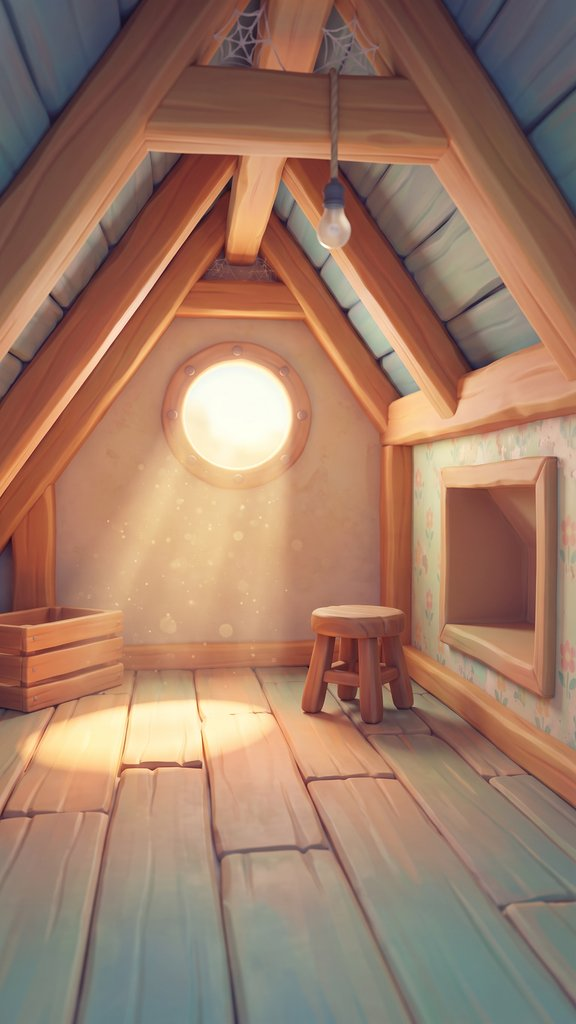
#> input picture memory-match/art/backdrops/cozy-attic.jpeg, 576 x 1024 px
$ python grid_overlay.py ../backdrops/cozy-attic.jpeg --outdir out
#> lines starting #> are read from the running program, lines starting #| are printed output that depends on the picture
#!/usr/bin/env python3
"""Overlay a percentage grid on a hall backdrop, to measure painted surfaces.

    python3 grid_overlay.py ../backdrops/*.jpeg --outdir /tmp/grids

Horizontal lines are labelled in **% of picture height from the BOTTOM**, which is
the convention everything else uses: `bottom` in a placed slot, and the height a
scene layer's object may be painted at. Vertical lines are % of width from the
left, matching `left`.

The **magenta line is the iPad crop ceiling**. The hall scene box is `flex: 1` and
the backdrop is `object-fit: cover` anchored bottom, so the visible fraction of the
picture is exactly `backdropAspect / sceneAspect` (see `syncBackdropBox()` in
home-room.js). At the standard 0.5625 backdrop that is ~87% on a phone but only
~62% on an iPad — so anything whose top crosses ~60% is cut off on a tablet.

For a placed item that ceiling applies to `bottom + h`, and it can be fixed by
nudging in the editor. For a `kind: 'layer'` item it applies to where the object
was *painted*, and the only fix is regenerating the art — so measure first. See
../SCENE-LAYERS-PLAN.md.
"""

import argparse
import os

from PIL import Image, ImageDraw

CEILING_PCT = 60
GRID = (0, 255, 255, 140)
GRID_FAINT = (0, 255, 255, 70)
CEILING = (255, 0, 255, 255)


def annotate(path, outdir, ceiling):
#> called with path = '../backdrops/cozy-attic.jpeg', outdir = 'out', ceiling = 60
    im = Image.open(path).convert("RGB")
#> im is the input picture: PIL image 576x1024 RGB; mean R, G, B 158.7, 123.1, 102.7
    w, h = im.size
#> w = 576; h = 1024
    d = ImageDraw.Draw(im, "RGBA")
    for pct in range(10, 101, 10):
        y = h - int(pct / 100 * h)
        hit = pct == ceiling
        d.line([(0, y), (w, y)], fill=CEILING if hit else GRID, width=3 if hit else 1)
        d.text((6, y + 2), str(pct), fill=CEILING if hit else GRID)
    if ceiling % 10:
        y = h - int(ceiling / 100 * h)
        d.line([(0, y), (w, y)], fill=CEILING, width=3)
        d.text((6, y + 2), str(ceiling), fill=CEILING)
    for pct in range(10, 100, 10):
        x = int(pct / 100 * w)
        d.line([(x, 0), (x, h)], fill=GRID_FAINT, width=1)
        d.text((x + 2, h - 16), str(pct), fill=GRID_FAINT)

    os.makedirs(outdir, exist_ok=True)
    name = os.path.splitext(os.path.basename(path))[0] + ".grid.png"
    dest = os.path.join(outdir, name)
    im.save(dest)
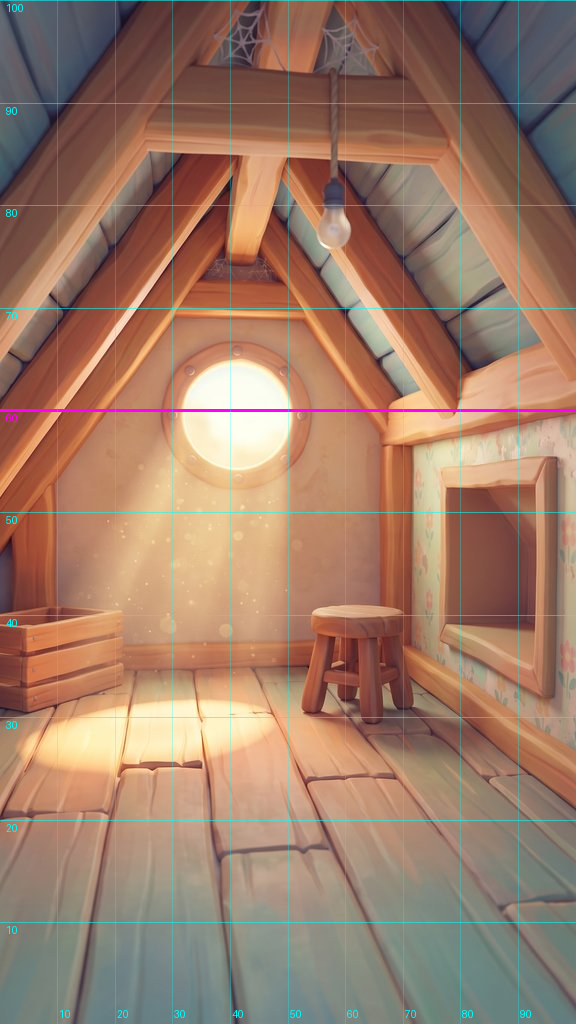
#> saved as cozy-attic.grid.png: PIL image 576x1024 RGB; mean R, G, B 157.3, 124, 104.7
    print("%-24s %dx%d aspect %.4f -> %s" % (os.path.basename(path), w, h, w / h, dest))
#| cozy-attic.jpeg          576x1024 aspect 0.5625 -> out/cozy-attic.grid.png


def main():
    ap = argparse.ArgumentParser(description=__doc__,
                                 formatter_class=argparse.RawDescriptionHelpFormatter)
    ap.add_argument("inputs", nargs="+")
    ap.add_argument("--outdir", required=True)
    ap.add_argument("--ceiling", type=int, default=CEILING_PCT,
                    help="percent from bottom to draw in magenta (default: %(default)s)")
    args = ap.parse_args()
    for p in args.inputs:
        annotate(p, args.outdir, args.ceiling)


if __name__ == "__main__":
    main()

$ run again, on memory-match/art/backdrops/gameroom.jpeg
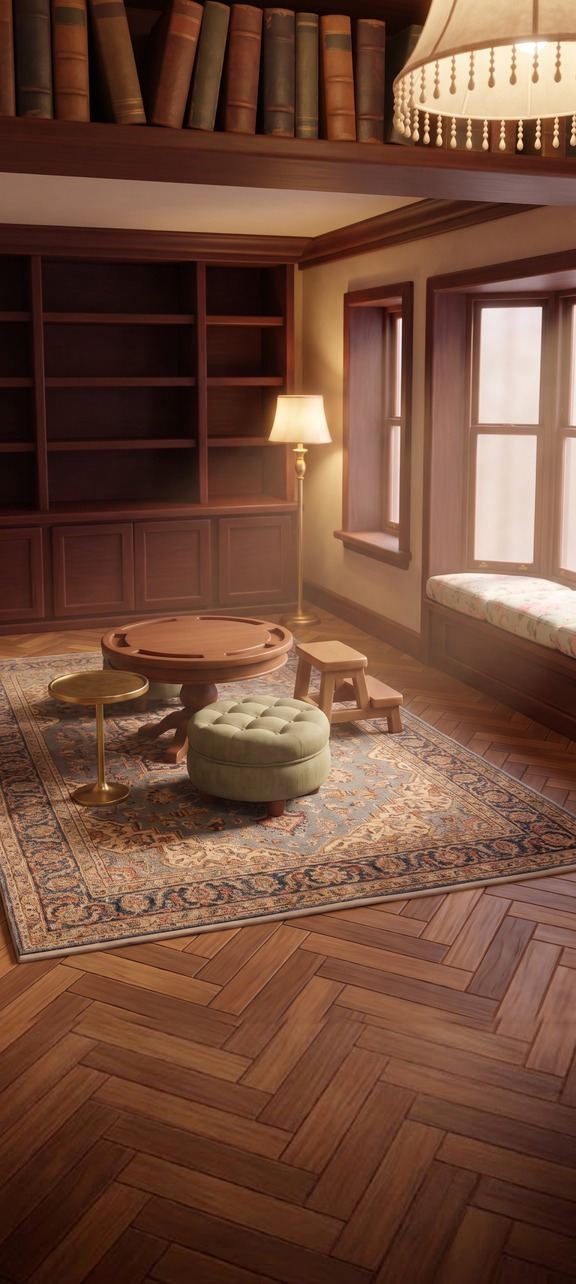
#> input picture memory-match/art/backdrops/gameroom.jpeg, 576 x 1284 px
#> in annotate, im is the input picture: PIL image 576x1284 RGB; mean R, G, B 113.8, 76.3, 58.2
#> in annotate, `im.save(dest)`:
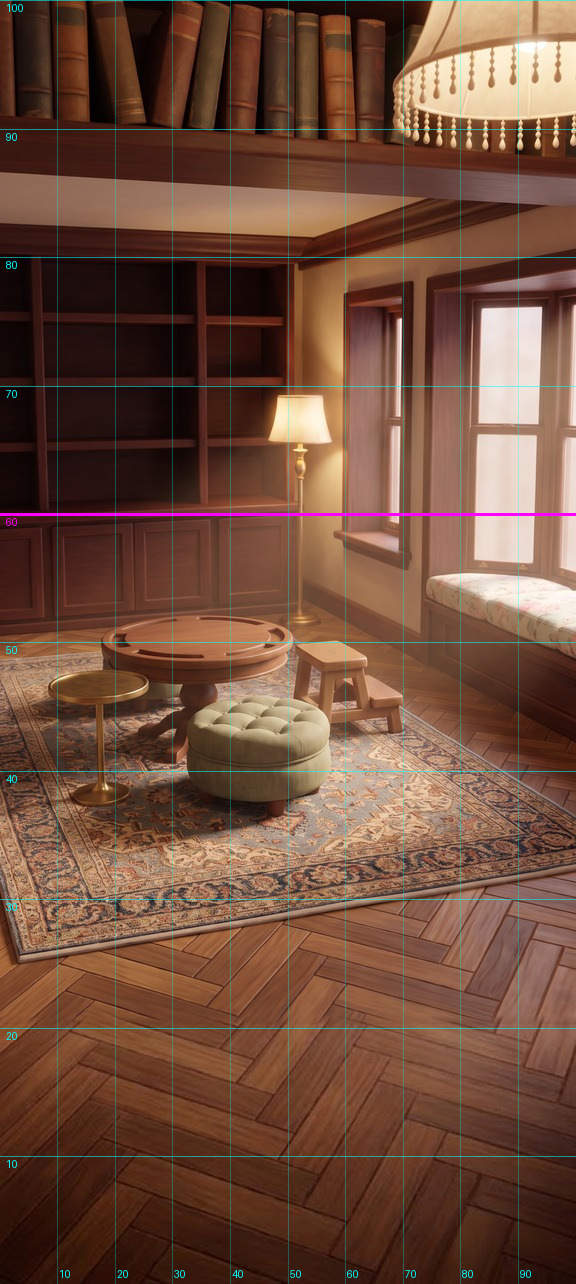
#> saved as gameroom.grid.png: PIL image 576x1284 RGB; mean R, G, B 113.1, 77.7, 60.4
#| gameroom.jpeg            576x1284 aspect 0.4486 -> out/gameroom.grid.png

$ run again, on memory-match/art/backdrops/greenhouse.jpeg
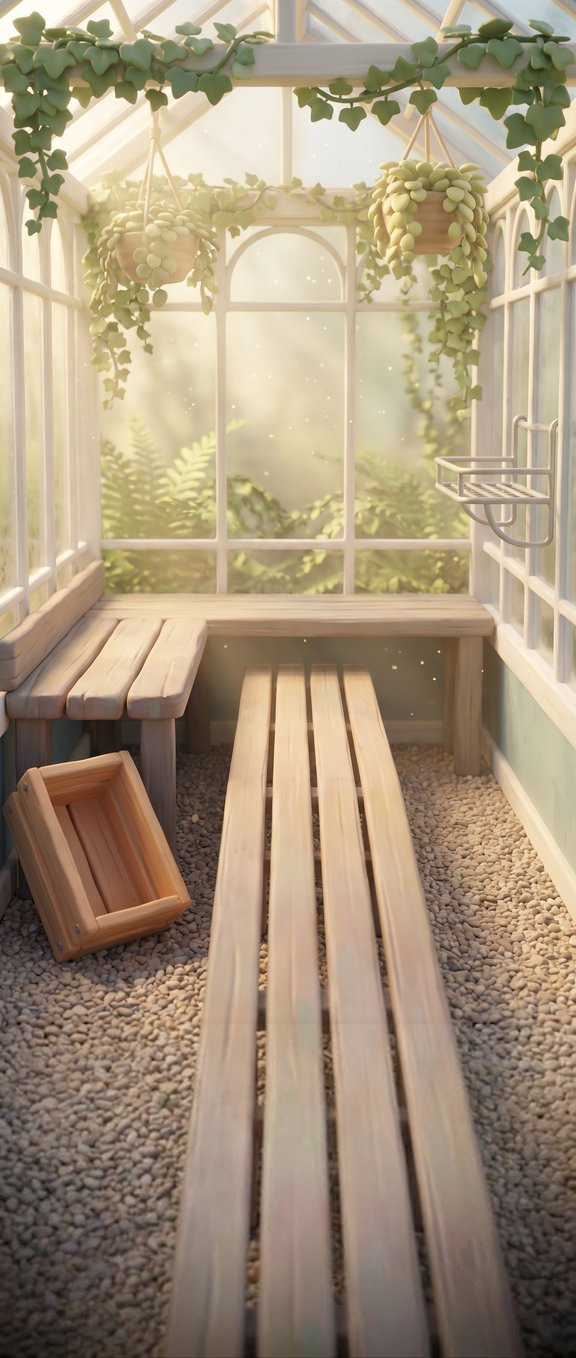
#> input picture memory-match/art/backdrops/greenhouse.jpeg, 576 x 1358 px
#> in annotate, im is the input picture: PIL image 576x1358 RGB; mean R, G, B 166.2, 148.9, 124.4
#> in annotate, `im.save(dest)`:
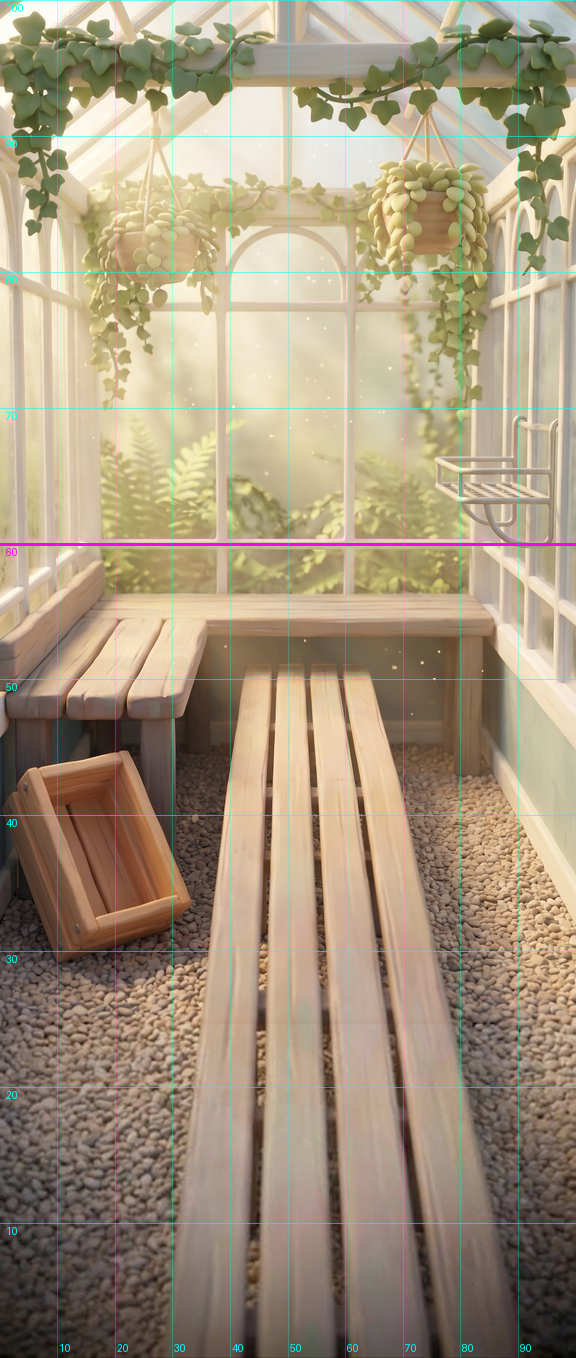
#> saved as greenhouse.grid.png: PIL image 576x1358 RGB; mean R, G, B 164.8, 149.4, 125.7
#| greenhouse.jpeg          576x1358 aspect 0.4242 -> out/greenhouse.grid.png

$ run again, on memory-match/art/backdrops/kitchen.jpeg
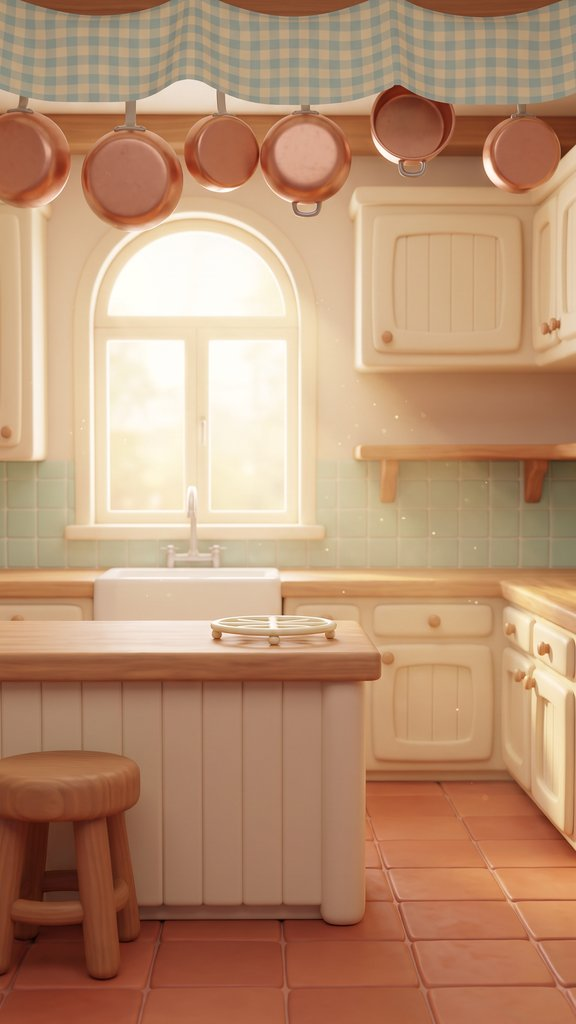
#> input picture memory-match/art/backdrops/kitchen.jpeg, 576 x 1024 px
#> in annotate, im is the input picture: PIL image 576x1024 RGB; mean R, G, B 185.7, 145.5, 115
#> in annotate, `im.save(dest)`:
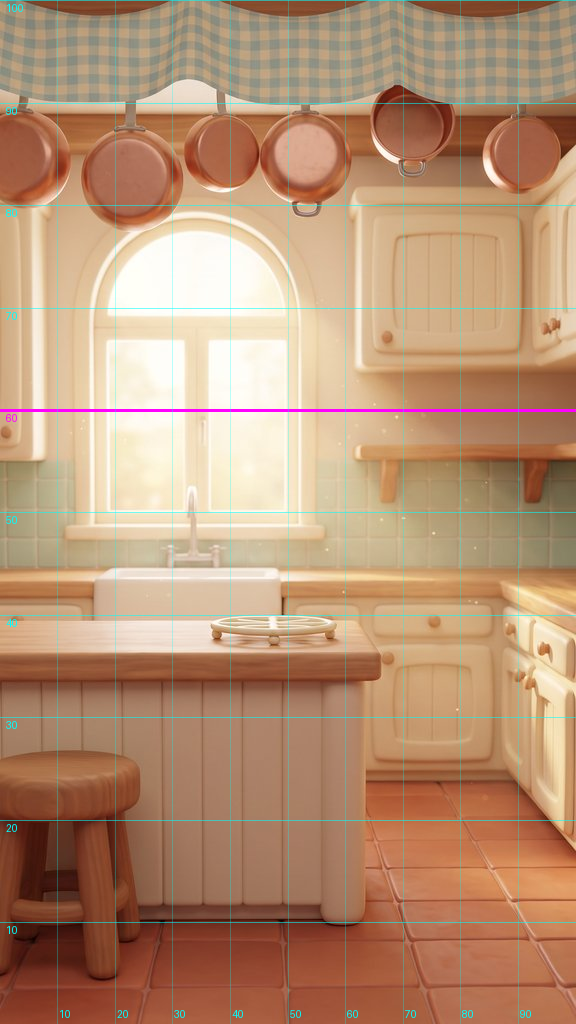
#> saved as kitchen.grid.png: PIL image 576x1024 RGB; mean R, G, B 184, 146.1, 116.7
#| kitchen.jpeg             576x1024 aspect 0.5625 -> out/kitchen.grid.png
